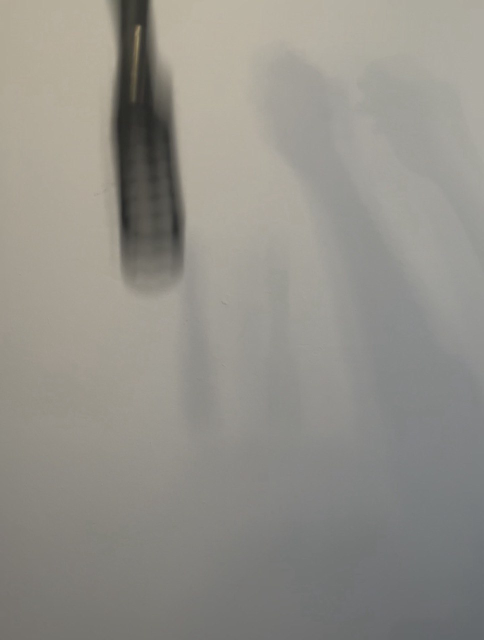
#> input picture imgs/img/1.jpg, 967 x 1280 px (shown at 1/2 size); its folder holds only this picture in this run
$ jupyter execute model.ipynb
#> lines starting #> are read from the running program, lines starting #| are printed output that depends on the picture; after the words box and inside, x2 and y2 are one past the last pixel; in counts of white or black regions, pixels touching at a corner belong together
[cell 1]
import numpy as np
import cv2
import glob
import matplotlib.pyplot as plt
from scipy.ndimage import gaussian_filter
from skimage.measure import find_contours

# Step 1: Load Images with resizing
def load_images(image_paths, target_size=None):
    images = []
    for img_path in image_paths:
        img = cv2.imread(img_path, cv2.IMREAD_GRAYSCALE) / 255.0
        if img is None:
            continue  # Skip if image couldn't be loaded
        if target_size is None:
            target_size = img.shape  # Set the first image size as target
        img_resized = cv2.resize(img, (target_size[1], target_size[0]))  # Resize to target size
        images.append(img_resized)
    return np.array(images)

# Step 2: Approximate Foreground (Object Intensity)
def approximate_foreground(images):
    return np.mean(images, axis=0)  # Average intensity across frames

# Step 3: Enhance Background
def enhance_background(background_image):
    return gaussian_filter(background_image, sigma=2)

# Step 4: Resize images to match reference
def resize_to_match(image, reference_image):
    return cv2.resize(image, (reference_image.shape[1], reference_image.shape[0]))

# Step 5: Compute Alpha Matte
def compute_alpha_matte(C, B, o):
    denominator = o - B
    denominator[denominator == 0] = np.finfo(float).eps  # Avoid division by zero
    alpha_matte = (C - B) / denominator
    return np.clip(alpha_matte, 0, 1)

# Step 6: Extract Contours
def extract_contours(alpha_matte, levels, min_length=100):
    contours = []
    for level in levels:
        contour_set = find_contours(alpha_matte, level)
        filtered_contours = [c for c in contour_set if len(c) > min_length]
        contours.append((level, filtered_contours))
    return contours

[cell 2]
# Load images (motion-blurred frames)
image_files = sorted(glob.glob("imgs/img/*.jpg"))
images = load_images(image_files)

# Load and process background image
background_image_path = "imgs/background.jpg"
background_image = cv2.imread(background_image_path, cv2.IMREAD_GRAYSCALE) / 255.0
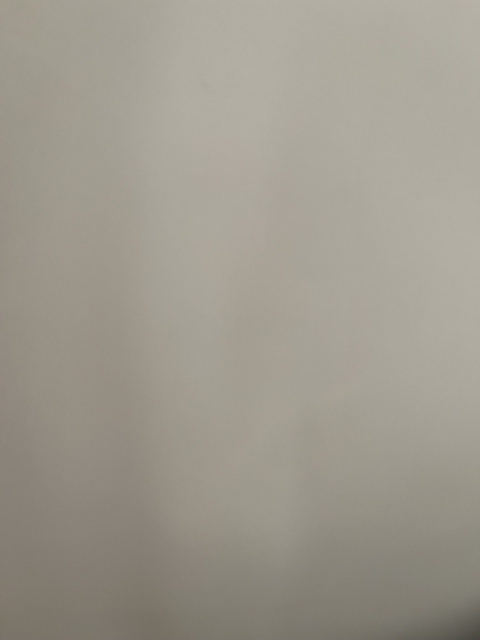
#> input picture imgs/background.jpg, 960 x 1280 px (shown at 1/2 size)
background_image = enhance_background(background_image)

# Estimate object intensity
object_intensity = approximate_foreground(images)

# Resize all images to match the blurred image
blurred_image = resize_to_match(images[-1], background_image)
background_image = resize_to_match(background_image, blurred_image)
object_intensity = resize_to_match(object_intensity, blurred_image)

# Compute alpha matte
alpha_matte = compute_alpha_matte(blurred_image, background_image, object_intensity)
#> in compute_alpha_matte, `denominator = o - B`:
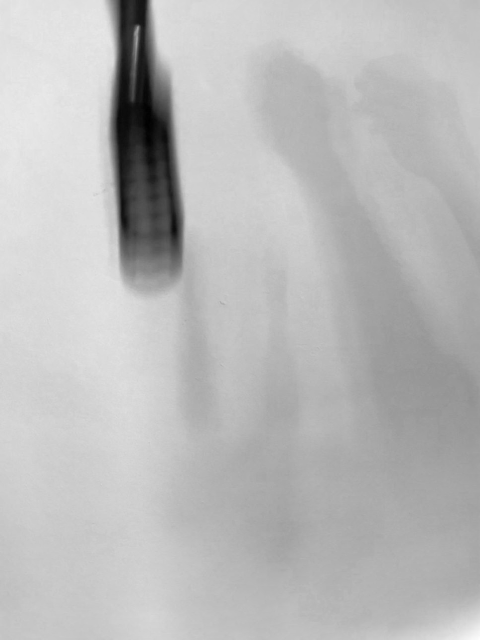
#> denominator: shape (1280, 960) float64 (shown at 1/2 size); min -0.496, max 0.131, mean -0.0369; drawn with min black and max white

# Extract contours from alpha matte
alpha_levels = [0.2, 0.5, 0.8]
min_contour_length = 100
contours = extract_contours(alpha_matte, alpha_levels, min_length=min_contour_length)
#> after the loop in extract_contours, `for level in levels:`: contours = [(0.2, []), (0.5, []), (0.8, [])]
#> contours = [(0.2, []), (0.5, []), (0.8, [])]

[cell 3]
import numpy as np
import cv2
import glob
import matplotlib.pyplot as plt
from scipy.ndimage import gaussian_filter
from skimage.measure import find_contours

# Step 1: Load Images with resizing
def load_images(image_paths, target_size=None):
    images = []
    for img_path in image_paths:
        img = cv2.imread(img_path, cv2.IMREAD_GRAYSCALE) / 255.0
        if img is None:
            continue  # Skip if image couldn't be loaded
        if target_size is None:
            target_size = img.shape  # Set the first image size as target
        img_resized = cv2.resize(img, (target_size[1], target_size[0]))  # Resize to target size
        images.append(img_resized)
    return np.array(images)

# Step 2: Approximate Foreground (Object Intensity)
def determine_object_intensity(blurred_image):
    return np.min(blurred_image)  # Find the darkest pixels assuming object is dark

# Step 3: Enhance Background
def enhance_background(background_image):
    return cv2.medianBlur((background_image * 255).astype(np.uint8), 5) / 255.0

# Step 4: Resize images to match reference
def resize_to_match(image, reference_image):
    return cv2.resize(image, (reference_image.shape[1], reference_image.shape[0]))

# Step 5: Compute Alpha Matte
def compute_alpha_matte(C, B, o):
    denominator = o - B
    denominator[denominator == 0] = np.finfo(float).eps  # Avoid division by zero
    alpha_matte = (C - B) / denominator
    return np.clip(alpha_matte, 0, 1)

# Step 6: Post-process Alpha Matte
def refine_alpha_matte(alpha_matte):
    alpha_matte = cv2.normalize(alpha_matte, None, 0, 1, cv2.NORM_MINMAX)
    alpha_matte = cv2.GaussianBlur(alpha_matte, (5, 5), 0)
    _, alpha_matte_bin = cv2.threshold(alpha_matte, 0.5, 1, cv2.THRESH_BINARY)
    return alpha_matte_bin

# Step 7: Extract Contours
def extract_contours(alpha_matte, levels, min_length=100):
    contours = []
    for level in levels:
        contour_set = find_contours(alpha_matte, level)
        filtered_contours = [c for c in contour_set if len(c) > min_length]
        contours.append((level, filtered_contours))
    return contours

# Load images (motion-blurred frames)
image_files = sorted(glob.glob("imgs/img/*.jpg"))
images = load_images(image_files)

# Load and process background image
background_image_path = "imgs/background.jpg"
background_image = cv2.imread(background_image_path, cv2.IMREAD_GRAYSCALE) / 255.0
background_image = enhance_background(background_image)

# Estimate object intensity
blurred_image = resize_to_match(images[-1], background_image)
background_image = resize_to_match(background_image, blurred_image)
object_intensity = determine_object_intensity(blurred_image)
#> object_intensity = 0.153

# Compute alpha matte
alpha_matte = compute_alpha_matte(blurred_image, background_image, object_intensity)
#> in compute_alpha_matte, `denominator = o - B`:
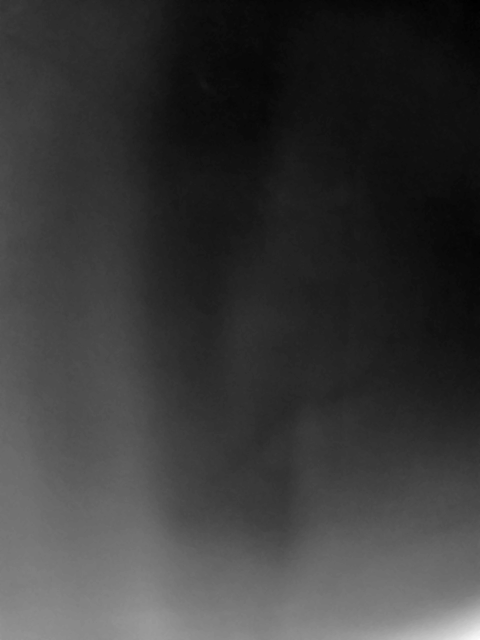
#> denominator: shape (1280, 960) float64 (shown at 1/2 size); min -0.545, max -0.118, mean -0.449; drawn with min black and max white
#> in compute_alpha_matte, `return np.clip(alpha_matte, 0, 1)`:
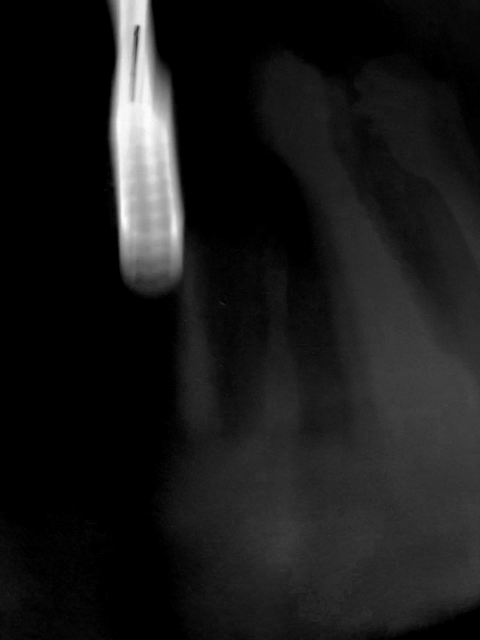
#> returned value: shape (1280, 960) float64 (shown at 1/2 size); min 0, max 1, mean 0.102
alpha_matte = refine_alpha_matte(alpha_matte)
#> in refine_alpha_matte, `_, alpha_matte_bin = cv2.threshold(alpha_matte, 0.5, 1, cv2.THRESH_BIN..`:
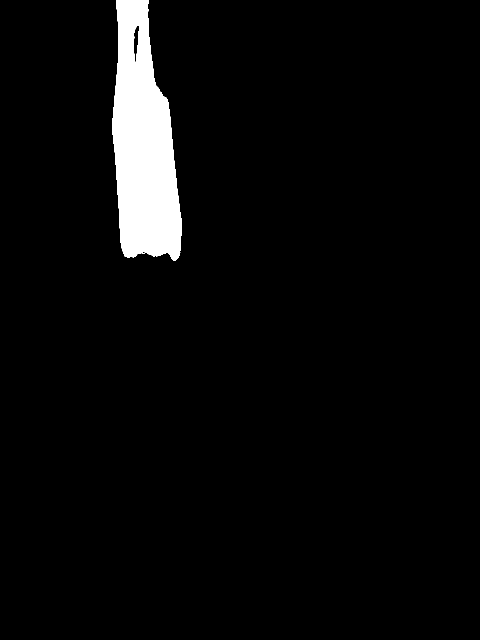
#> alpha_matte_bin: shape (1280, 960) float64 (shown at 1/2 size); values 0 (black) and 1 (white), 4.1% white; 1 white region, box (x1, y1, x2, y2) and area: (225, 0, 363, 521) 50513

# Extract contours from alpha matte
alpha_levels = [0.2, 0.5, 0.8]
min_contour_length = 100
contours = extract_contours(alpha_matte, alpha_levels, min_length=min_contour_length)
#> after the loop in extract_contours, `for level in levels:`: contours = 3 items
#> contours = 3 items

# Visualization
plt.figure(figsize=(15, 10))

plt.subplot(2, 2, 1)
plt.imshow(blurred_image, cmap="gray")
plt.title("Blurred Image")
plt.axis("off")

plt.subplot(2, 2, 2)
plt.imshow(background_image, cmap="gray")
plt.title("Enhanced Background")
plt.axis("off")

plt.subplot(2, 2, 3)
plt.imshow(alpha_matte, cmap="gray")
plt.title("Alpha Matte")
plt.axis("off")

plt.subplot(2, 2, 4)
plt.imshow(alpha_matte, cmap="gray")
for level, contour_set in contours:
    for contour in contour_set:
        plt.plot(contour[:, 1], contour[:, 0], label=f"Alpha = {level}")
#> this loop made 3 passes
#> level on passes 1 to 3: 0.2, 0.5, 0.8
plt.legend(loc="upper right")
plt.title("Extracted Contours")
plt.axis("off")

plt.tight_layout()
plt.show()

[cell 4]
import numpy as np
import cv2
import glob
import matplotlib.pyplot as plt
from scipy.ndimage import gaussian_filter
from skimage.measure import find_contours

# Load Images with resizing
def load_images(image_paths, target_size=None):
    images = []
    for img_path in image_paths:
        img = cv2.imread(img_path, cv2.IMREAD_GRAYSCALE) / 255.0
        if img is None:
            continue  # Skip if image couldn't be loaded
        if target_size is None:
            target_size = img.shape  # Set the first image size as target
        img_resized = cv2.resize(img, (target_size[1], target_size[0]))  # Resize to target size
        images.append(img_resized)
    return np.array(images)

# Adaptive Background Correction
def adaptive_background_correction(background_image):
    background_blur = cv2.GaussianBlur((background_image * 255).astype(np.uint8), (15, 15), 0)
    background_corrected = cv2.adaptiveThreshold(background_blur, 255,
                                                 cv2.ADAPTIVE_THRESH_GAUSSIAN_C,
                                                 cv2.THRESH_BINARY, 21, 5)
    return background_corrected / 255.0

# Segment Foreground
def segment_foreground(image):
    image = cv2.equalizeHist((image * 255).astype(np.uint8)) / 255.0
    _, binary_image = cv2.threshold(image, 0.3, 1, cv2.THRESH_BINARY_INV)
    kernel = np.ones((5, 5), np.uint8)
    binary_image = cv2.morphologyEx(binary_image, cv2.MORPH_CLOSE, kernel)
    binary_image = cv2.morphologyEx(binary_image, cv2.MORPH_OPEN, kernel)
    return binary_image

# Resize images to match reference
def resize_to_match(image, reference_image):
    return cv2.resize(image, (reference_image.shape[1], reference_image.shape[0]))

# Compute Alpha Matte
def compute_alpha_matte(C, B, o):
    denominator = o - B
    denominator[denominator == 0] = np.finfo(float).eps  # Avoid division by zero
    alpha_matte = (C - B) / denominator
    return np.clip(alpha_matte, 0, 1)

# Post-process Alpha Matte
def refine_alpha_matte(alpha_matte):
    alpha_matte = cv2.normalize(alpha_matte, None, 0, 1, cv2.NORM_MINMAX)
    alpha_matte = cv2.GaussianBlur(alpha_matte, (5, 5), 0)
    _, alpha_matte_bin = cv2.threshold(alpha_matte, 0.5, 1, cv2.THRESH_BINARY)
    return alpha_matte_bin

# Extract Contours
def extract_contours(alpha_matte, levels, min_length=100):
    contours = []
    for level in levels:
        contour_set = find_contours(alpha_matte, level)
        filtered_contours = [c for c in contour_set if len(c) > min_length]
        contours.append((level, filtered_contours))
    return contours

# Load images (motion-blurred frames)
image_files = sorted(glob.glob("imgs/img/*.jpg"))
images = load_images(image_files)

# Load and process background image
background_image_path = "imgs/background.jpg"
background_image = cv2.imread(background_image_path, cv2.IMREAD_GRAYSCALE) / 255.0
background_image = adaptive_background_correction(background_image)

# Estimate object intensity using foreground segmentation
blurred_image = resize_to_match(images[-1], background_image)
background_image = resize_to_match(background_image, blurred_image)
object_intensity = segment_foreground(blurred_image)
#> in segment_foreground, `image = cv2.equalizeHist((image * 255).astype(np.uint8)) / 255.0`:
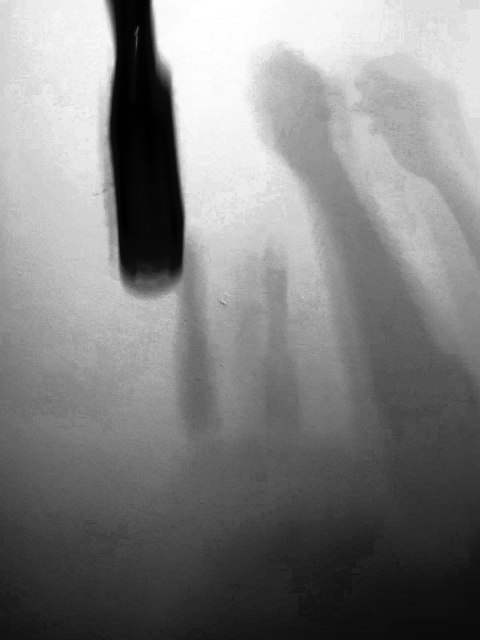
#> image: shape (1280, 960) float64 (shown at 1/2 size); min 0, max 1, mean 0.507

# Compute alpha matte
alpha_matte = compute_alpha_matte(blurred_image, background_image, object_intensity)
#> in compute_alpha_matte, `return np.clip(alpha_matte, 0, 1)`:
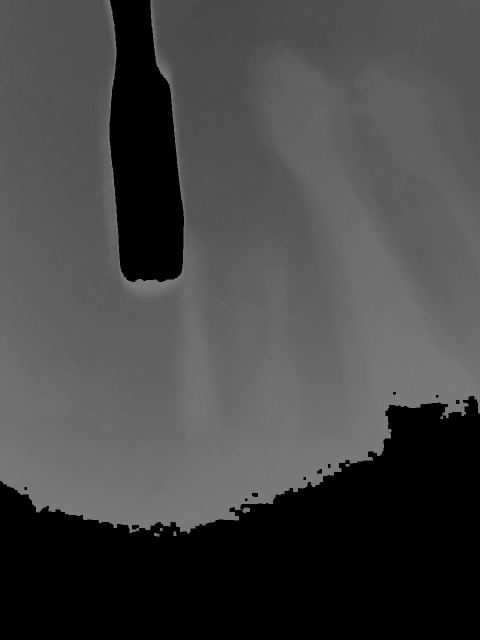
#> returned value: shape (1280, 960) float64 (shown at 1/2 size); min 0, max 0.494, mean 0.272
alpha_matte = refine_alpha_matte(alpha_matte)
#> in refine_alpha_matte, `alpha_matte = cv2.normalize(alpha_matte, None, 0, 1, cv2.NORM_MINMAX)`:
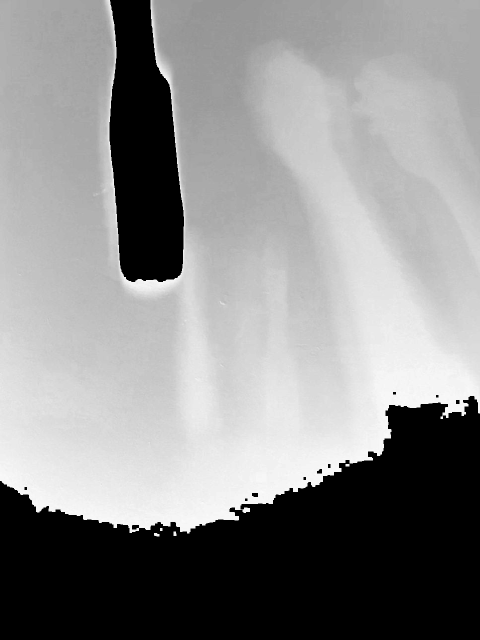
#> alpha_matte: shape (1280, 960) float64 (shown at 1/2 size); min 0, max 1, mean 0.55

# Extract contours from alpha matte
alpha_levels = [0.2, 0.5, 0.8]
min_contour_length = 100
contours = extract_contours(alpha_matte, alpha_levels, min_length=min_contour_length)

# Visualization
plt.figure(figsize=(15, 10))

plt.subplot(2, 2, 1)
plt.imshow(blurred_image, cmap="gray")
plt.title("Blurred Image")
plt.axis("off")

plt.subplot(2, 2, 2)
plt.imshow(background_image, cmap="gray")
plt.title("Enhanced Background")
plt.axis("off")

plt.subplot(2, 2, 3)
plt.imshow(alpha_matte, cmap="gray")
plt.title("Alpha Matte")
plt.axis("off")

plt.subplot(2, 2, 4)
plt.imshow(alpha_matte, cmap="gray")
for level, contour_set in contours:
    for contour in contour_set:
        plt.plot(contour[:, 1], contour[:, 0], label=f"Alpha = {level}")
plt.legend(loc="upper right")
plt.title("Extracted Contours")
plt.axis("off")

plt.tight_layout()
plt.show()
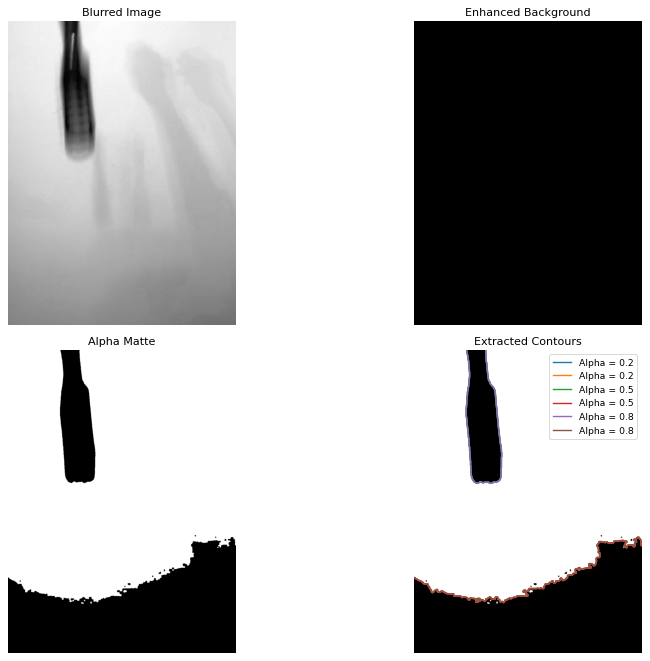
#> figure drawn by matplotlib, 4 panels

[cell 5]
import numpy as np
import cv2
import glob
import matplotlib.pyplot as plt
from scipy.ndimage import gaussian_filter
from skimage.measure import find_contours

# Load Images with resizing
def load_images(image_paths, target_size=None):
    images = []
    for img_path in image_paths:
        img = cv2.imread(img_path, cv2.IMREAD_GRAYSCALE) / 255.0
        if img is None:
            continue  # Skip if image couldn't be loaded
        if target_size is None:
            target_size = img.shape  # Set the first image size as target
        img_resized = cv2.resize(img, (target_size[1], target_size[0]))  # Resize to target size
        images.append(img_resized)
    return np.array(images)

# Adaptive Background Correction
def adaptive_background_correction(background_image):
    background_blur = cv2.GaussianBlur((background_image * 255).astype(np.uint8), (15, 15), 0)
    background_corrected = cv2.adaptiveThreshold(background_blur, 255,
                                                 cv2.ADAPTIVE_THRESH_GAUSSIAN_C,
                                                 cv2.THRESH_BINARY, 21, 5)
    return background_corrected / 255.0

# Enhance contrast using CLAHE
def enhance_contrast(image):
    clahe = cv2.createCLAHE(clipLimit=2.0, tileGridSize=(8,8))
    enhanced = clahe.apply((image * 255).astype(np.uint8))
    return enhanced / 255.0

# Segment Foreground
def segment_foreground(image):
    image = enhance_contrast(image)
    _, binary_image = cv2.threshold(image, 0.3, 1, cv2.THRESH_BINARY_INV)
    kernel = np.ones((5, 5), np.uint8)
    binary_image = cv2.morphologyEx(binary_image, cv2.MORPH_CLOSE, kernel)
    binary_image = cv2.morphologyEx(binary_image, cv2.MORPH_OPEN, kernel)
    return binary_image

# Remove shadows
def remove_shadows(alpha_matte):
    kernel = np.ones((15, 15), np.uint8)
    processed = cv2.morphologyEx(alpha_matte, cv2.MORPH_CLOSE, kernel)
    return processed

# Adaptive thresholding for alpha matte
def adaptive_thresholding(alpha_matte):
    mean_val = np.mean(alpha_matte)
    std_val = np.std(alpha_matte)
    threshold_val = mean_val + 0.5 * std_val
    _, binary_alpha = cv2.threshold(alpha_matte, threshold_val, 1, cv2.THRESH_BINARY)
    return binary_alpha

# Remove small objects
def remove_small_objects(alpha_matte, min_size=500):
    num_labels, labels, stats, _ = cv2.connectedComponentsWithStats((alpha_matte * 255).astype(np.uint8), connectivity=8)
    for i in range(1, num_labels):
        if stats[i, cv2.CC_STAT_AREA] < min_size:
            alpha_matte[labels == i] = 0
    return alpha_matte

# Resize images to match reference
def resize_to_match(image, reference_image):
    return cv2.resize(image, (reference_image.shape[1], reference_image.shape[0]))

# Compute Alpha Matte
def compute_alpha_matte(C, B, o):
    denominator = o - B
    denominator[denominator == 0] = np.finfo(float).eps  # Avoid division by zero
    alpha_matte = (C - B) / denominator
    return np.clip(alpha_matte, 0, 1)

# Extract Contours
def extract_contours(alpha_matte, levels, min_length=100):
    contours = []
    for level in levels:
        contour_set = find_contours(alpha_matte, level)
        filtered_contours = [c for c in contour_set if len(c) > min_length]
        contours.append((level, filtered_contours))
    return contours

# Load images (motion-blurred frames)
image_files = sorted(glob.glob("imgs/img/*.jpg"))
images = load_images(image_files)

# Load and process background image
background_image_path = "imgs/background.jpg"
background_image = cv2.imread(background_image_path, cv2.IMREAD_GRAYSCALE) / 255.0
background_image = adaptive_background_correction(background_image)

# Estimate object intensity using foreground segmentation
blurred_image = resize_to_match(images[-1], background_image)
background_image = resize_to_match(background_image, blurred_image)
object_intensity = segment_foreground(blurred_image)

# Compute alpha matte
alpha_matte = compute_alpha_matte(blurred_image, background_image, object_intensity)
#> in compute_alpha_matte, `alpha_matte = (C - B) / denominator`:
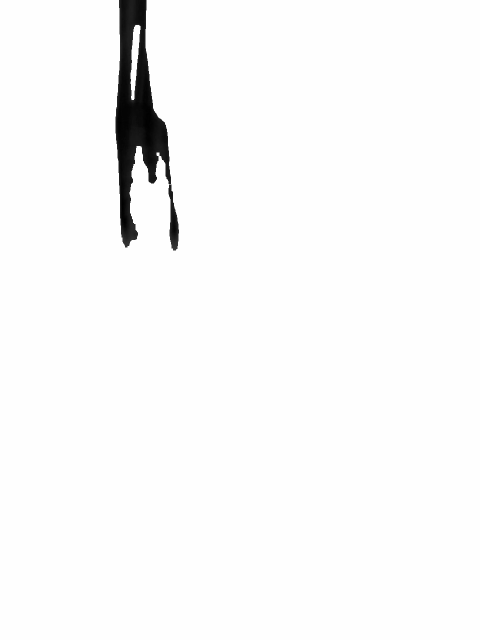
#> alpha_matte: shape (1280, 960) float64 (shown at 1/2 size); min -3.81e+15, max 0.761, mean -7.88e+13; drawn with min black and max white
alpha_matte = remove_shadows(alpha_matte)
#> (the rest of the program and of its run is left out)
